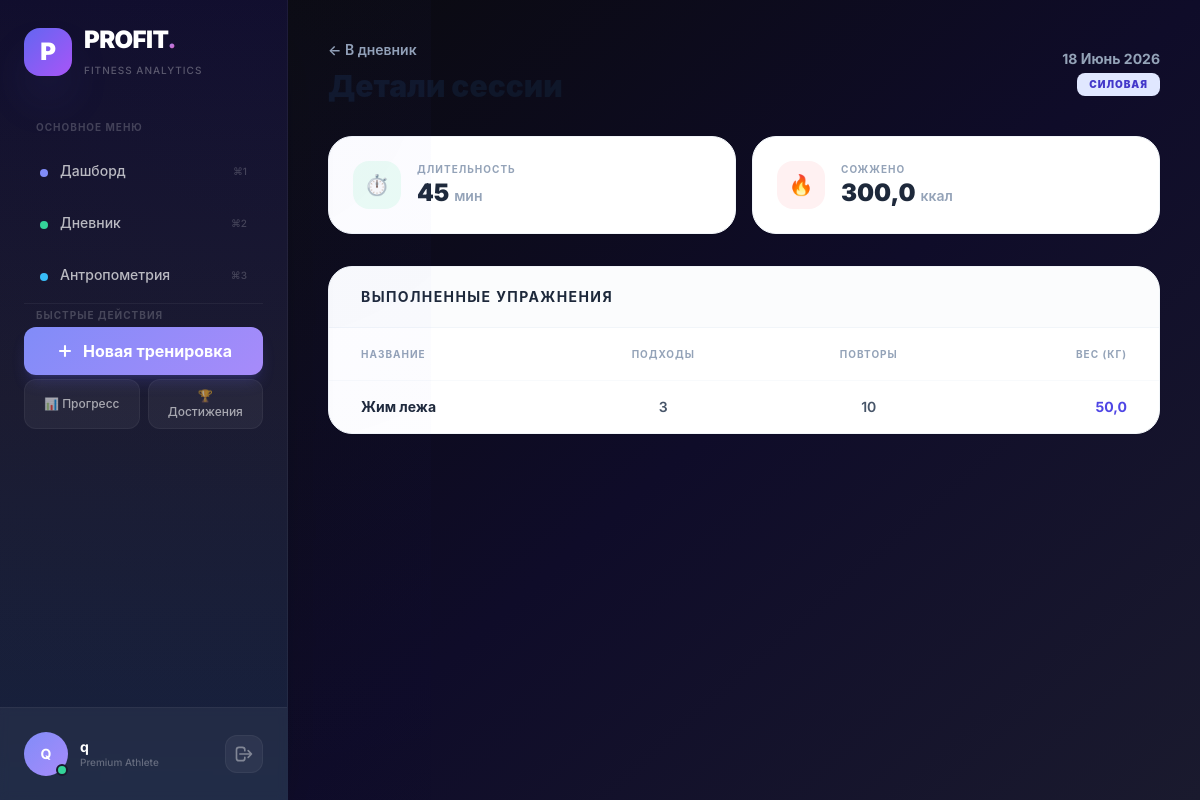
The page /workouts/1/ (signed in) on the database its author committed.
### apps/workouts/models.py (models this page shows, shortened)
class Workout(models.Model):
    user = models.ForeignKey(User, on_delete=models.CASCADE, related_name='workouts')
    date = models.DateField()
    type = models.ForeignKey(WorkoutType, on_delete=models.PROTECT)
    duration_minutes = models.PositiveIntegerField()
    calories_burned = models.FloatField()
    class Meta:
        verbose_name = 'Тренировка'
        verbose_name_plural = 'Тренировки'
        ordering = ['-date']

class WorkoutType(models.Model):
    name = models.CharField(max_length=50, unique=True)
    met_coefficient = models.FloatField(default=5.0, help_text="Используется для точного расчета ккал по формуле MET")
    class Meta:
        verbose_name = 'Тип тренировки'
        verbose_name_plural = 'Типы тренировок'

class ExerciseLog(models.Model):
    workout = models.ForeignKey(Workout, on_delete=models.CASCADE, related_name='exercises')
    exercise_name = models.CharField(max_length=100)
    sets = models.PositiveIntegerField()
    reps = models.PositiveIntegerField()
    weight = models.FloatField()
    class Meta:
        verbose_name = 'Упражнение'
        verbose_name_plural = 'Упражнения'

### apps/workouts/views.py (the view)
# urls.py: path('<int:pk>/', WorkoutDetailView.as_view(), name='workout_detail'),
class WorkoutDetailView(LoginRequiredMixin, DetailView):
    model = Workout
    template_name = 'workouts/workout_detail.html'
    context_object_name = 'workout'
    def get_queryset(self):
        return Workout.objects.filter(user=self.request.user).prefetch_related('exercises')

### templates/workouts/workout_detail.html
{% extends 'base.html' %}
{% block content %}
<div class="max-w-4xl mx-auto">
    <div class="mb-8 flex items-center justify-between">
        <div>
            <a href="{% url 'workouts:workout_list' %}" class="text-sm font-semibold text-slate-400 hover:text-indigo-500 transition flex items-center gap-1 mb-2">&larr; В дневник</a>
            <h2 class="text-3xl font-black text-slate-900">Детали сессии</h2>
        </div>
        <div class="text-right">
            <p class="text-sm font-bold text-slate-400">{{ workout.date|date:"d F Y" }}</p>
            <span class="inline-block px-3 py-1 mt-1 text-[10px] font-black uppercase tracking-widest rounded-lg bg-indigo-100 text-indigo-700">{{ workout.type.name }}</span>
        </div>
    </div>
    <div class="grid grid-cols-2 gap-4 mb-8">
        <div class="bg-white p-6 rounded-3xl shadow-sm border border-slate-100 flex items-center gap-4">
            <div class="w-12 h-12 rounded-2xl bg-emerald-50 text-emerald-500 flex items-center justify-center text-xl font-black">⏱️</div>
            <div>
                <p class="text-[10px] font-bold text-slate-400 uppercase tracking-widest">Длительность</p>
                <p class="text-2xl font-black text-slate-800">{{ workout.duration_minutes }} <span class="text-sm font-semibold text-slate-400">мин</span></p>
            </div>
        </div>
        <div class="bg-white p-6 rounded-3xl shadow-sm border border-slate-100 flex items-center gap-4">
            <div class="w-12 h-12 rounded-2xl bg-rose-50 text-rose-500 flex items-center justify-center text-xl font-black">🔥</div>
            <div>
                <p class="text-[10px] font-bold text-slate-400 uppercase tracking-widest">Сожжено</p>
                <p class="text-2xl font-black text-slate-800">{{ workout.calories_burned }} <span class="text-sm font-semibold text-slate-400">ккал</span></p>
            </div>
        </div>
    </div>
    {% if workout.exercises.all %}
    <div class="bg-white rounded-3xl shadow-sm border border-slate-100 overflow-hidden">
        <div class="px-8 py-5 border-b border-slate-100 bg-slate-50/50">
            <h3 class="text-sm font-bold text-slate-800 uppercase tracking-widest">Выполненные упражнения</h3>
        </div>
        <div class="p-0">
            <table class="w-full text-left text-sm text-slate-600">
                <thead class="bg-white text-slate-400 text-[10px] uppercase tracking-widest border-b border-slate-50">
                    <tr>
                        <th class="px-8 py-4 font-bold">Название</th>
                        <th class="px-8 py-4 font-bold text-center">Подходы</th>
                        <th class="px-8 py-4 font-bold text-center">Повторы</th>
                        <th class="px-8 py-4 font-bold text-right">Вес (кг)</th>
                    </tr>
                </thead>
                <tbody class="divide-y divide-slate-50">
                    {% for ex in workout.exercises.all %}
                    <tr class="hover:bg-slate-50/80 transition">
                        <td class="px-8 py-4 font-bold text-slate-800">{{ ex.exercise_name }}</td>
                        <td class="px-8 py-4 font-semibold text-center">{{ ex.sets }}</td>
                        <td class="px-8 py-4 font-semibold text-center">{{ ex.reps }}</td>
                        <td class="px-8 py-4 font-bold text-indigo-600 text-right">{{ ex.weight }}</td>
                    </tr>
                    {% endfor %}
                </tbody>
            </table>
        </div>
    </div>
    {% endif %}
</div>
{% endblock %}

### templates/base.html (shortened to what this page needs)
<!DOCTYPE html>
<html lang="ru">
<head>
    <script src="https://cdn.tailwindcss.com"></script>
</head>
<body>
    <aside class="fixed inset-y-0 left-0 w-72 bg-gradient-to-b from-[#0f0c29] via-[#1a1a2e] to-[#16213e] border-r border-white/5 shadow-2xl z-40 flex flex-col sidebar-mobile md:translate-x-0">
        <div class="sidebar-glow"></div>
        <div class="p-6 relative">
            <div class="flex items-center gap-3 mb-10">
                <div class="w-12 h-12 rounded-2xl bg-gradient-to-br from-indigo-500 to-purple-500 flex items-center justify-center shadow-2xl shadow-indigo-500/30 relative group">
                    <span class="text-white font-black text-2xl">P</span>
                </div>
                <div>
                    <h1 class="text-2xl font-black tracking-tight text-white">
                        PROFIT<span class="gradient-text">.</span>
                    </h1>
                    <span class="text-[10px] font-medium text-white/30 tracking-widest uppercase">Fitness Analytics</span>
                </div>
            </div>
            {% if user.is_authenticated %}
            <nav class="space-y-1">
                <p class="text-[10px] font-bold text-white/20 uppercase tracking-widest mb-3 pl-3">Основное меню</p>
                <a href="{% url 'analytics:dashboard' %}" class="nav-item flex items-center gap-3 px-4 py-3 rounded-xl text-white/70 hover:text-white transition-all duration-300 group">
                    <div class="relative">
                        <span class="nav-indicator w-2 h-2 rounded-full bg-indigo-400 inline-block group-hover:shadow-indigo-400/50"></span>
                    </div>
                    <span class="font-medium text-sm group-hover:translate-x-1 transition-transform">Дашборд</span>
                    <span class="ml-auto text-[10px] text-white/20 font-medium">⌘1</span>
                </a>
                <a href="{% url 'workouts:workout_list' %}" class="nav-item flex items-center gap-3 px-4 py-3 rounded-xl text-white/70 hover:text-white transition-all duration-300 group">
                    <div class="relative">
                        <span class="nav-indicator w-2 h-2 rounded-full bg-emerald-400 inline-block group-hover:shadow-emerald-400/50"></span>
                    </div>
                    <span class="font-medium text-sm group-hover:translate-x-1 transition-transform">Дневник</span>
                    <span class="ml-auto text-[10px] text-white/20 font-medium">⌘2</span>
                </a>
                <a href="{% url 'analytics:progress_log' %}" class="nav-item flex items-center gap-3 px-4 py-3 rounded-xl text-white/70 hover:text-white transition-all duration-300 group">
                    <div class="relative">
                        <span class="nav-indicator w-2 h-2 rounded-full bg-sky-400 inline-block group-hover:shadow-sky-400/50"></span>
                    </div>
                    <span class="font-medium text-sm group-hover:translate-x-1 transition-transform">Антропометрия</span>
                    <span class="ml-auto text-[10px] text-white/20 font-medium">⌘3</span>
                </a>
                <div class="h-px bg-white/5 my-6"></div>
                <p class="text-[10px] font-bold text-white/20 uppercase tracking-widest mb-3 pl-3">Быстрые действия</p>
                <a href="{% url 'workouts:workout_add' %}" class="btn-primary flex items-center justify-center gap-2 px-4 py-3 rounded-xl text-white font-bold relative shadow-lg shadow-indigo-500/20">
                    <span class="relative z-10 flex items-center gap-2">
                        <svg class="w-5 h-5" fill="none" stroke="currentColor" viewBox="0 0 24 24">
                            <path stroke-linecap="round" stroke-linejoin="round" stroke-width="2.5" d="M12 6v6m0 0v6m0-6h6m-6 0H6"/>
                        </svg>
                        Новая тренировка
                    </span>
                </a>
                <div class="grid grid-cols-2 gap-2 mt-3">
                    <button class="px-3 py-2 rounded-xl bg-white/5 hover:bg-white/10 text-white/60 hover:text-white text-xs font-medium transition-all duration-300 border border-white/5 hover:border-white/10">
                        📊 Прогресс
                    </button>
                    <button class="px-3 py-2 rounded-xl bg-white/5 hover:bg-white/10 text-white/60 hover:text-white text-xs font-medium transition-all duration-300 border border-white/5 hover:border-white/10">
                        🏆 Достижения
                    </button>
                </div>
            </nav>
            {% endif %}
        </div>
        {% if user.is_authenticated %}
        <div class="p-6 border-t border-white/5 bg-white/5 backdrop-blur-sm relative mt-auto">
            <div class="flex items-center justify-between">
                <div class="flex items-center gap-3">
                    <div class="relative">
                        <div class="user-avatar w-11 h-11 rounded-full flex items-center justify-center text-white font-bold text-sm">
                            {{ user.username|slice:":2"|upper }}
                        </div>
                        <span class="online-dot absolute bottom-0 right-0 w-3 h-3 bg-emerald-400 rounded-full border-2 border-[#1a1a2e]"></span>
                    </div>
                    <div>
                        <p class="text-sm font-bold text-white leading-tight">{{ user.username }}</p>
                        <p class="text-[10px] text-white/30 font-medium">Premium Athlete</p>
                    </div>
                </div>
                <form action="{% url 'users:login' %}" method="post">
                    <button type="submit" class="p-2 rounded-xl bg-white/5 hover:bg-rose-500/20 hover:text-rose-400 text-white/40 transition-all duration-300 group border border-white/5 hover:border-rose-500/30" title="Выйти">
                        <svg class="w-5 h-5 group-hover:rotate-12 transition-transform" fill="none" stroke="currentColor" viewBox="0 0 24 24">
                            <path stroke-linecap="round" stroke-linejoin="round" stroke-width="2" d="M17 16l4-4m0 0l-4-4m4 4H7m6 4v1a3 3 0 01-3 3H6a3 3 0 01-3-3V7a3 3 0 013-3h4a3 3 0 013 3v1"/>
                        </svg>
                    </button>
                </form>
            </div>
        </div>
        {% endif %}
    </aside>
    <main class="md:ml-72 min-h-screen bg-gradient-to-br from-[#0a0a0f] via-[#0f0c29] to-[#1a1a2e]">
        <div class="max-w-7xl mx-auto p-6 md:p-10">
            {% block content %}{% endblock %}
        </div>
    </main>
</body>
</html>

### templates/base.html (style rules this page uses)
* { margin: 0; padding: 0; box-sizing: border-box; }
body { font-family: 'Inter', -apple-system, BlinkMacSystemFont, sans-serif; background: #0a0a0f; color: #e2e8f0; -webkit-font-smoothing: antialiased; -moz-osx-font-smoothing: grayscale; }
.nav-item { position: relative; overflow: hidden; }
.nav-item::before { content: ''; position: absolute; inset: 0; background: linear-gradient(135deg, rgba(99, 102, 241, 0.1), rgba(167, 139, 250, 0.05)); opacity: 0; transition: opacity 0.3s ease; border-radius: 12px; }
.nav-indicator { transition: all 0.3s cubic-bezier(0.4, 0, 0.2, 1); }
.btn-primary { background: linear-gradient(135deg, #818cf8, #a78bfa); position: relative; overflow: hidden; transition: all 0.3s ease; }
.btn-primary::before { content: ''; position: absolute; inset: 0; background: linear-gradient(135deg, #6366f1, #8b5cf6); opacity: 0; transition: opacity 0.3s ease; }
.user-avatar { background: linear-gradient(135deg, #818cf8, #a78bfa); position: relative; }
.user-avatar::after { content: ''; position: absolute; inset: -2px; border-radius: 50%; padding: 2px; background: linear-gradient(135deg, #818cf8, #a78bfa, #ec4899); -webkit-mask: linear-gradient(#fff 0 0) content-box, linear-gradient(#fff 0 0); mask: linear-gradient(#fff 0 0) content-box, linear-gradient(#fff 0 0); -webkit-mask-composite: xor; mask-composite: exclude; opacity: 0; transition: opacity 0.3s ease; }
.online-dot { animation: pulse-dot 2s ease-in-out infinite; }
.sidebar-glow { position: absolute; top: -50%; right: -50%; width: 200%; height: 200%; background: radial-gradient(circle at 70% 30%, rgba(99, 102, 241, 0.03), transparent 70%); pointer-events: none; }
.gradient-text { background: linear-gradient(135deg, #818cf8, #a78bfa, #ec4899); -webkit-background-clip: text; -webkit-text-fill-color: transparent; background-clip: text; }

### rows shown on the page
Workout: date "18 Июнь 2026", type.name "СИЛОВАЯ", duration_minutes "45", calories_burned "300,0"
ExerciseLog: exercise_name "Жим лежа", sets "3", reps "10", weight "50,0"

### other values the page prints
{{ user.username|slice:":2"|upper }} "Q"
{{ user.username }} "q"
